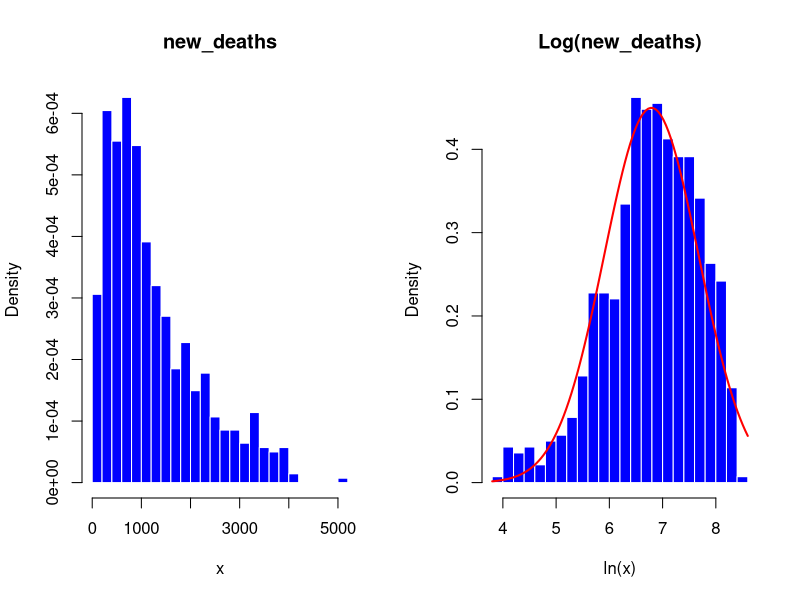
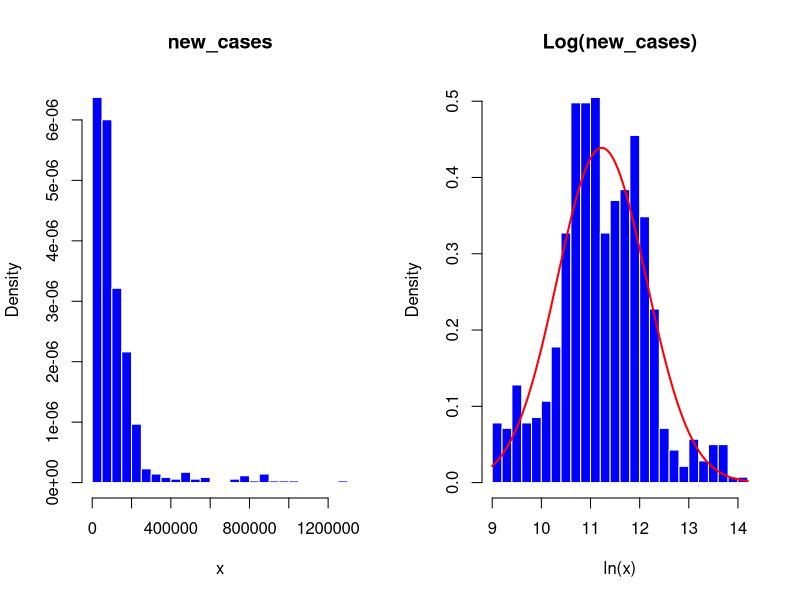
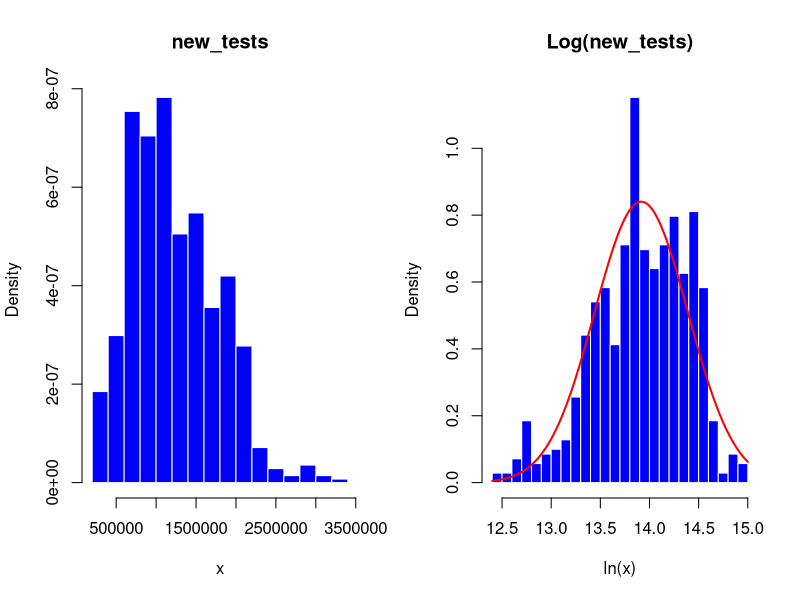
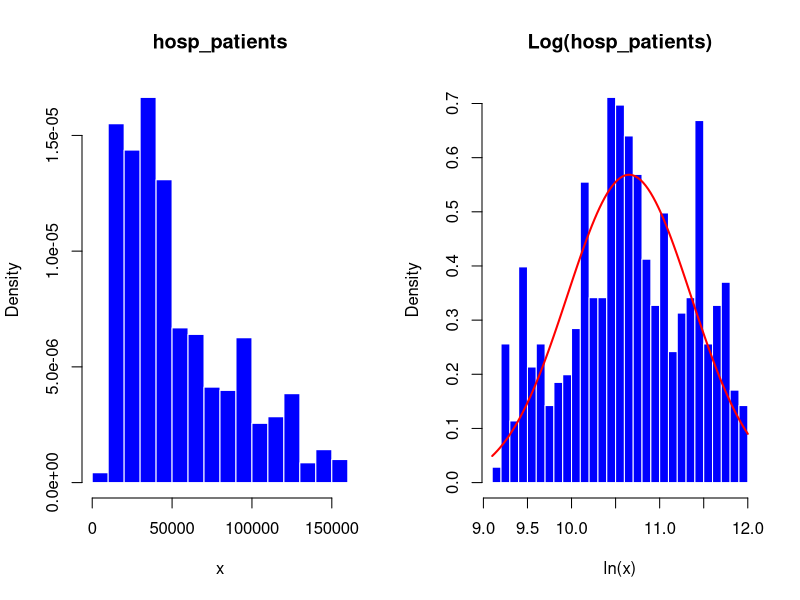
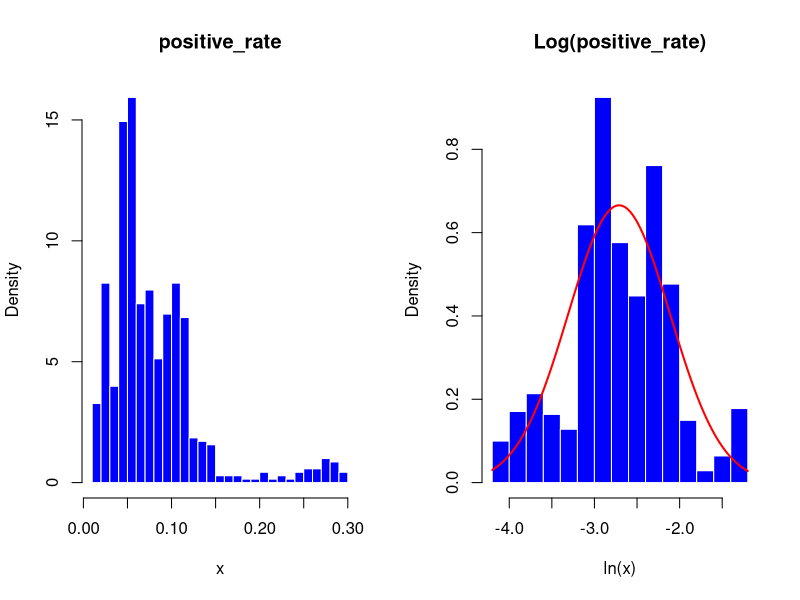
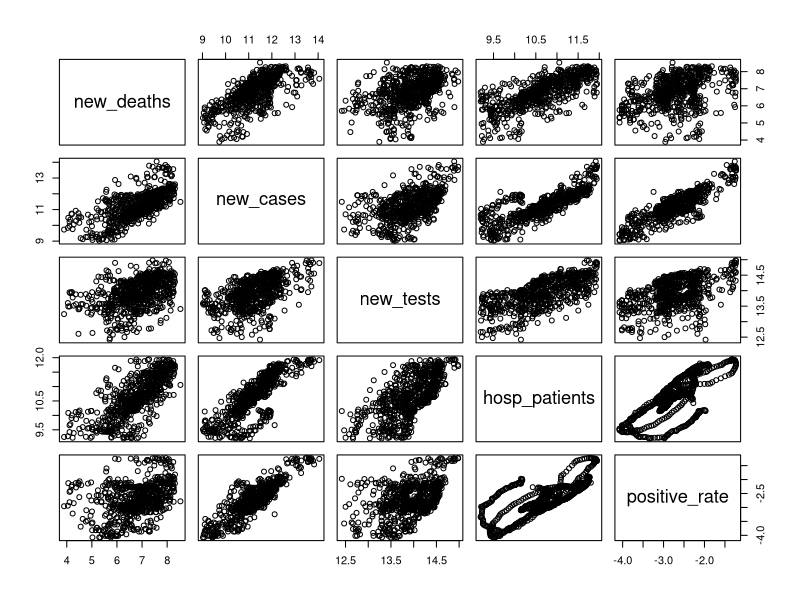
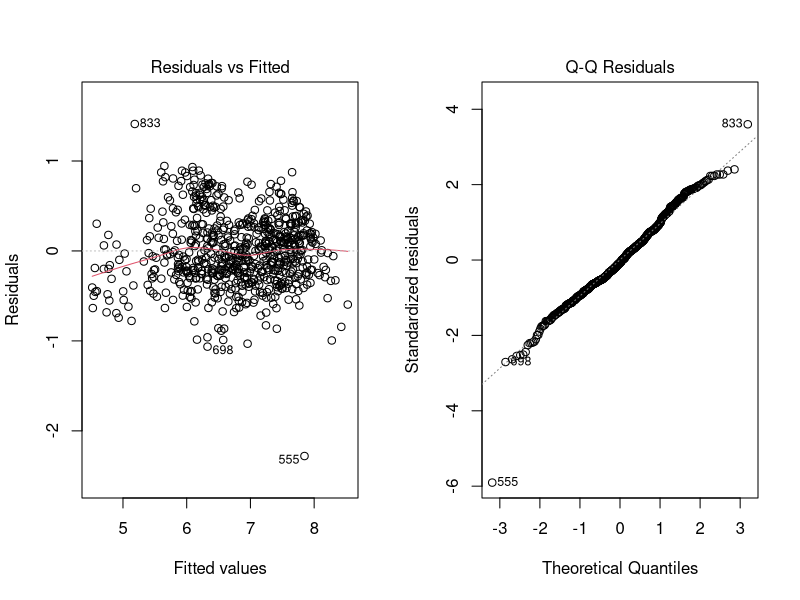
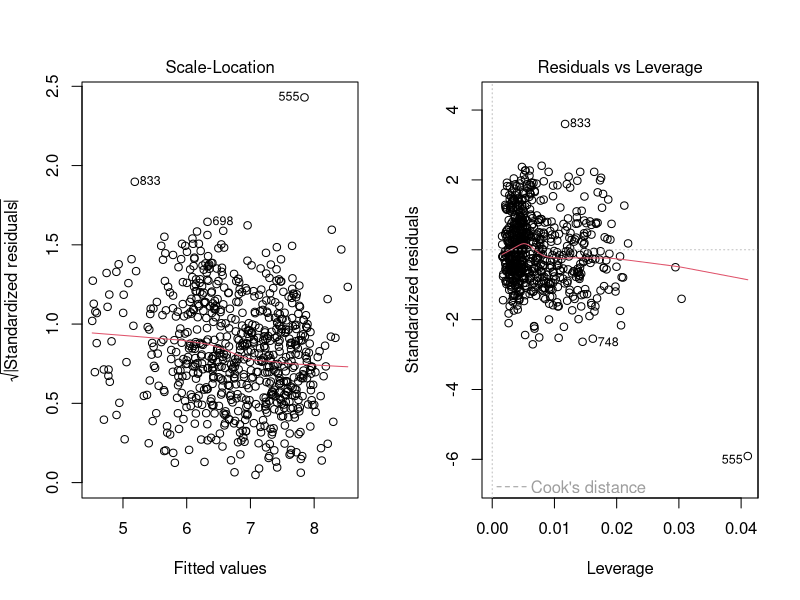

Recreate these plots in R, in order.
## ---- chunk 1
library(dplyr)
library(tidyr)
library(rmarkdown)
library(ggplot2)

old_data <- read.csv("usa.csv")
paged_table(old_data) # thay thế cho print, in ra bảng đẹp hơn
## ---- chunk 2
new_data <- old_data %>% select(3:14)
paged_table(new_data)
## ---- chunk 3
main_data <- subset(new_data , select = c(new_deaths , new_cases , new_tests, hosp_patients , positive_rate))
# paged_table(main_data)
## ---- chunk 4
main_data %>% sapply(function(col) sum(is.na(col)))    #Số dữ liệu bị khuyết theo cột
apply(main_data, 2, function(x)sum(is.na(x))/length(x))    #Tỉ lệ dữ liệu bị khuyết
## ---- chunk 5
main_data <- na.omit(main_data)
# main_data[is.na(main_data)] <- 0    #NA <- 0
paged_table(main_data)
## ---- chunk 6
stat_table<-apply(main_data[,c("new_deaths", "new_cases", "new_tests", "hosp_patients", "positive_rate")], 2,
function(x){c(mean(x), median(x), sd(x), min(x), max(x))})
rownames(stat_table)<-c("mean", "median", "sd", "min", "max")
paged_table(as.data.frame(stat_table))
## ---- chunk 7
plot_hist_norm <- function(data, var) {
  # Calculate the variable to plot
  plot_var <- data[[var]]
  par(mfrow = c(1, 2))
  # Histogram of the variable
  # Normal curve overlay
  hist(plot_var, main = paste0(var), xlab = "x",
     col = "blue", border = "white", breaks = 20, freq = FALSE)
  hist(log(plot_var), main = paste0("Log(", var, ")"), xlab = "ln(x)",
     col = "blue", border = "white", breaks = 20, freq = FALSE)
  curve(dnorm(x, mean = mean(log(plot_var)), sd = sd(log(plot_var))), 
        col = "red", lwd = 2, add = TRUE) 
}
for (col_name in colnames(main_data)) {
  # Call plot_hist_norm on each column
  plot_hist_norm(main_data, col_name)
}
## ---- chunk 8
# Apply log data transformation to all variables
for (col_name in colnames(main_data)) {
  main_data[[col_name]] <- log(main_data[[col_name]])
}

stat_table<-apply(main_data[,c("new_deaths", "new_cases", "new_tests", "hosp_patients", "positive_rate")], 2,
function(x){c(mean(x), median(x), sd(x), min(x), max(x))})
rownames(stat_table)<-c("mean", "median", "sd", "min", "max")
paged_table(as.data.frame(stat_table))
## ---- chunk 9
paged_table(as.data.frame(cor(main_data)))
## ---- chunk 10
contTab = subset(main_data, select = colnames(main_data))
pairs(contTab)
## ---- chunk 11
model <- lm(new_deaths ~ new_cases + new_tests + hosp_patients + positive_rate, 
            data = main_data)
summary(model)
# In ra cac he so cua mo hinh
paged_table(as.data.frame(t(model$coefficients)))
## ---- chunk 12
SSE <- (model$residuals ^ 2) %>% sum()
SSR <- ((model$fitted.values - mean(main_data$new_deaths)) ^ 2) %>% sum()
SST <- ((main_data$new_deaths - mean(main_data$new_deaths)) ^ 2) %>% sum()
table <- data.frame(SSE, SSR, SST)
# Print the table
paged_table(table)
## ---- chunk 13
plot(model)
## ---- chunk 14
error_sd <- sqrt(SSE / (nrow(main_data) - 5))
print(error_sd)
## ---- chunk 15
R2 <- SSR / SST
print(paste0("R^2 = ", R2))
## ---- chunk 16
R2_adjusted <- 1 - (nrow(main_data) - 1)/(nrow(main_data) - 5)*(1-R2) 
print(paste0("Adjusted R^2 = ", R2_adjusted))
## ---- chunk 17
confint(model , level = 0.95)
## ---- chunk 18
f <-((nrow(main_data) - 5)/4)*(R2 / (1 - R2)) 
print(paste0("F = ", f))
## ---- chunk 19
se <- sqrt(diag(vcov(model)))
print(se)
## ---- chunk 20
prediction <- data.frame(new_cases=c(log(500000)), new_tests=c(log(2000000)), hosp_patients=c(log(100000)), positive_rate = c(log(0.2)))
predict(model, prediction , interval = 'confidence')
## ---- chunk 21
prediction_result <- predict(model, prediction, interval = 'confidence')
prediction_result[, 1:3] <- exp(prediction_result[, 1:3])
print(prediction_result)
